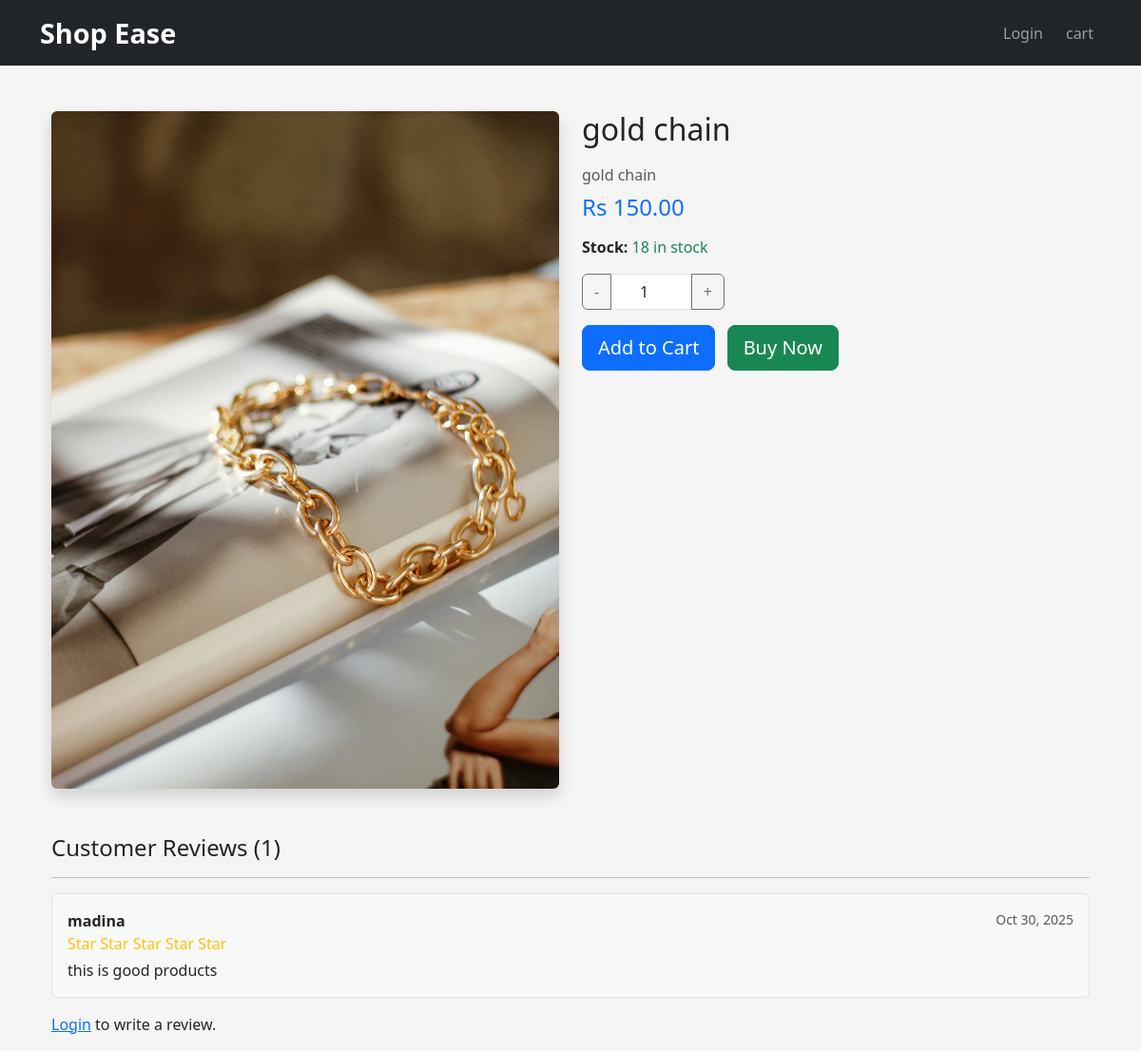
The page /product/2/ on the database as committed earlier.
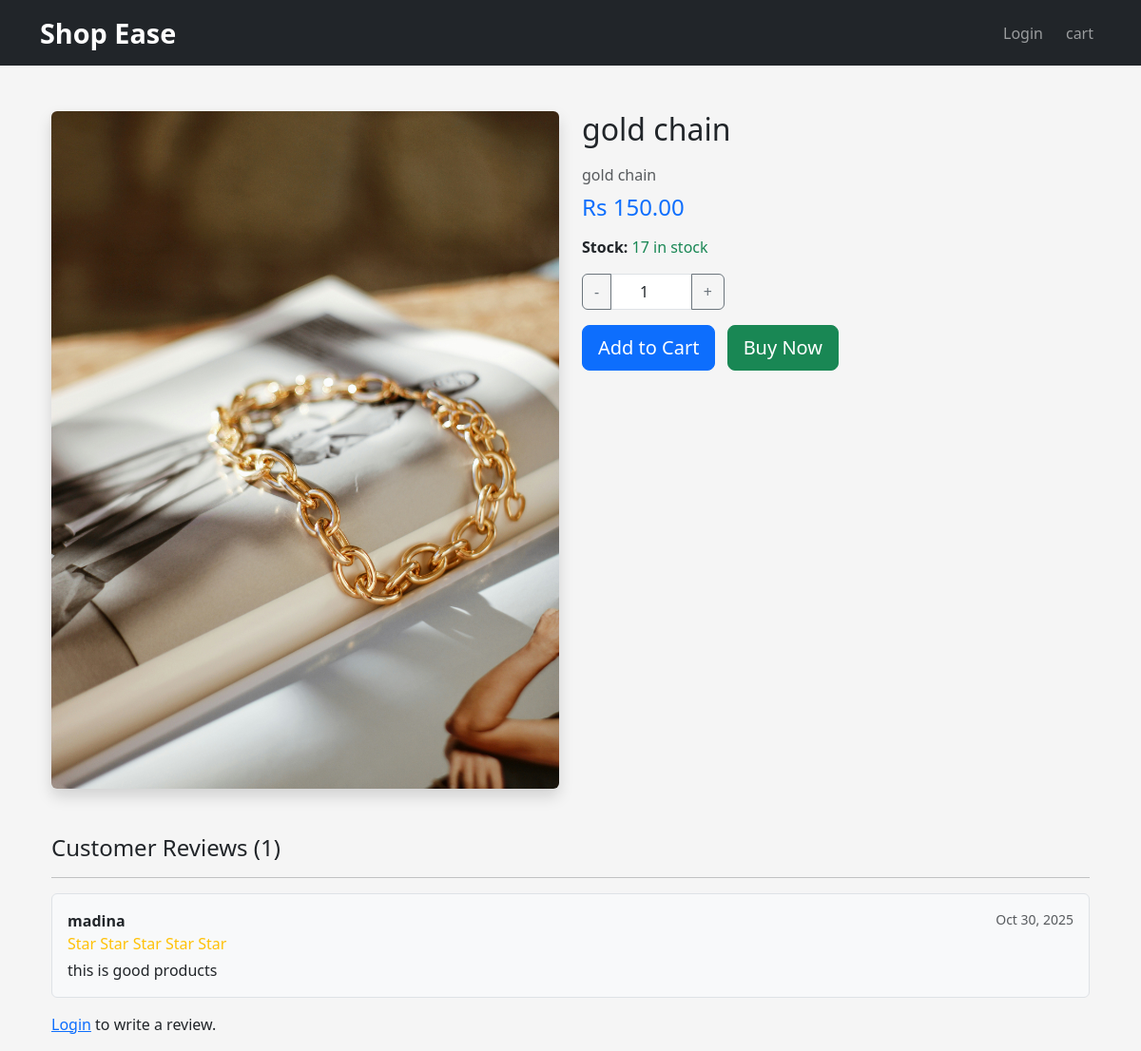
The same page on the database as committed later.
### products/models.py (models this page shows, shortened)
class Product(models.Model):
    MATERIAL_CHOICES = [
        ('gold', 'Gold'), ('silver', 'Silver'), ('handmade', 'Handmade'),
        ('gemstone', 'Gemstone'), ('pearl', 'Pearl'), ('other', 'Other')
    ]
    seller = models.ForeignKey(User, on_delete=models.CASCADE)
    title = models.CharField(max_length=200)
    description = models.TextField()
    price = models.DecimalField(max_digits=10, decimal_places=2)
    material = models.CharField(max_length=20, choices=MATERIAL_CHOICES)
    category = models.ForeignKey(Category, on_delete=models.CASCADE)
    image = models.ImageField(upload_to='products/')
    stock = models.PositiveIntegerField(default=1)
    created_at = models.DateTimeField(auto_now_add=True)

### products/views.py (the view, shortened to what this page needs)
# urls.py: path('product/<int:pk>/', views.product_detail, name='product_detail'),
def product_detail(request, pk):
    product = get_object_or_404(Product, pk=pk)
    reviews = product.reviews.all().order_by('-created_at')
    user_review = None
    if request.user.is_authenticated:
        user_review = product.reviews.filter(user=request.user).first()
    context = {
        'product': product,
        'reviews': reviews,
        'user_review': user_review,
    }
    return render(request, 'products/detail.html', context)

### cart/context_processors.py (called while the page is built)
def cart(request):
    return {'cart': Cart(request)}

### products/context_processors.py (called while the page is built)
def wishlist_count(request):
    if request.user.is_authenticated:
        count = Wishlist.objects.filter(user=request.user).count()
    else:
        count = 0
    return {'wishlist_count': count}

### templates/products/detail.html (shortened to what this page needs)
{% extends "base.html" %}
{% block content %}
<div class="container mt-5">
    <div class="row">
        <div class="col-md-6">
            <img src="{{ product.image.url }}" class="img-fluid rounded shadow" alt="{{ product.title }}">
        </div>
        <div class="col-md-6">
            <h2 class="mb-3">{{ product.title }}</h2>
            <p class="text-muted mb-2">{{ product.description }}</p>
            <h4 class="text-primary mb-3">Rs {{ product.price }}</h4>
            <p class="mb-3"><strong>Stock:</strong>
                <span class="{% if product.stock > 0 %}text-success{% else %}text-danger{% endif %}">
                    {{ product.stock }} in stock
                </span>
            </p>
            {% if product.stock > 0 %}
            <form method="post" action="{% url 'cart:cart_add' product.id %}" class="d-inline">
                <div class="input-group mb-3" style="width: 150px;">
                    <button type="button" class="btn btn-outline-secondary" onclick="this.parentNode.querySelector('input[type=number]').stepDown()">-</button>
                    <input type="number" name="quantity" value="1" min="1" max="{{ product.stock }}" class="form-control text-center">
                    <button type="button" class="btn btn-outline-secondary" onclick="this.parentNode.querySelector('input[type=number]').stepUp()">+</button>
                </div>
                <button type="submit" class="btn btn-primary btn-lg me-2">
                    Add to Cart
                </button>
            </form>
            <form method="post" action="{% url 'orders:buy_now' product.id %}" class="d-inline">
                <button type="submit" class="btn btn-success btn-lg">
                    Buy Now
                </button>
            </form>
            {% else %}
            <p class="text-danger fw-bold">Out of Stock</p>
            {% endif %}
        </div>
    </div>
    <div class="mt-5">
        <h4>Customer Reviews ({{ reviews.count }})</h4>
        <hr>
        {% for review in reviews %}
        <div class="border p-3 mb-3 rounded bg-light">
            <div class="d-flex justify-content-between">
                <strong>{{ review.user.username }}</strong>
                <small class="text-muted">{{ review.created_at|date:"M d, Y" }}</small>
            </div>
            <div class="text-warning mb-1">
                {% for i in "12345" %}
                    {% if forloop.counter <= review.rating %}Star{% else %}Star{% endif %}
                {% endfor %}
            </div>
            <p class="mb-0">{{ review.comment }}</p>
        </div>
        {% empty %}
        <p class="text-muted">No reviews yet. Be the first!</p>
        {% endfor %}
        {% if user.is_authenticated %}
            {% if not user_review %}
            <form method="post" class="mt-4 p-4 border rounded bg-white">
                {% csrf_token %}
                <h5>Write a Review</h5>
                <div class="mb-3">
                    <label class="form-label">Rating</label>
                    <select name="rating" class="form-control" required>
                        <option value="">-- Select --</option>
                        {% for i in "12345" %}
                        <option value="{{ forloop.counter }}">{{ forloop.counter }} Star{% if forloop.counter > 1 %}s{% endif %}</option>
                        {% endfor %}
                    </select>
                </div>
                <div class="mb-3">
                    <label class="form-label">Comment</label>
                    <textarea name="comment" class="form-control" rows="3" required></textarea>
                </div>
                <button type="submit" class="btn btn-success">Submit Review</button>
            </form>
            {% else %}
            <p class="text-success">You already reviewed this product.</p>
            {% endif %}
        {% else %}
        <p><a href="{% url 'login' %}">Login</a> to write a review.</p>
        {% endif %}
    </div>
</div>
{% endblock %}

Rows that differ between the two databases and show on the page:
changed Product "gold chain": stock "18" → "17"
